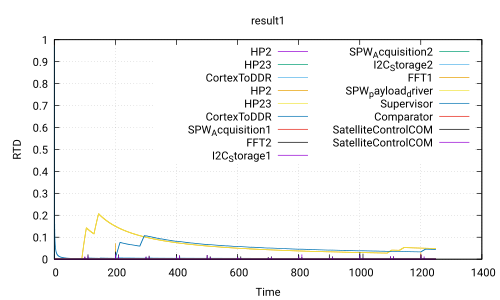

Write the gnuplot code that produced this figure.
 set title 'result1'
 set ylabel 'RTD'
 set xlabel 'Time'
 set grid
 set term pdf
 set output 'Use_case_DoubleCamera_Safety.ATIPPIC.executable280.0_40.0.pdf'
 plot 'Use_case_DoubleCamera_Safety.ATIPPIC.executable280.0_40.0.csv' using 1:2 with lines title 'HP2','Use_case_DoubleCamera_Safety.ATIPPIC.executable280.0_40.0.csv' using 1:3 with lines title 'HP23','Use_case_DoubleCamera_Safety.ATIPPIC.executable280.0_40.0.csv' using 1:4 with lines title 'CortexToDDR','Use_case_DoubleCamera_Safety.ATIPPIC.executable280.0_40.0.csv' using 1:5 with lines title 'HP2','Use_case_DoubleCamera_Safety.ATIPPIC.executable280.0_40.0.csv' using 1:6 with lines title 'HP23','Use_case_DoubleCamera_Safety.ATIPPIC.executable280.0_40.0.csv' using 1:7 with lines title 'CortexToDDR','Use_case_DoubleCamera_Safety.ATIPPIC.executable280.0_40.0.csv' using 1:8 with lines title 'SPW_Acquisition1','Use_case_DoubleCamera_Safety.ATIPPIC.executable280.0_40.0.csv' using 1:9 with lines title 'FFT2','Use_case_DoubleCamera_Safety.ATIPPIC.executable280.0_40.0.csv' using 1:10 with lines title 'I2C_Storage1','Use_case_DoubleCamera_Safety.ATIPPIC.executable280.0_40.0.csv' using 1:11 with lines title 'SPW_Acquisition2','Use_case_DoubleCamera_Safety.ATIPPIC.executable280.0_40.0.csv' using 1:12 with lines title 'I2C_Storage2','Use_case_DoubleCamera_Safety.ATIPPIC.executable280.0_40.0.csv' using 1:13 with lines title 'FFT1','Use_case_DoubleCamera_Safety.ATIPPIC.executable280.0_40.0.csv' using 1:14 with lines title 'SPW_payload_driver','Use_case_DoubleCamera_Safety.ATIPPIC.executable280.0_40.0.csv' using 1:15 with lines title 'Supervisor','Use_case_DoubleCamera_Safety.ATIPPIC.executable280.0_40.0.csv' using 1:16 with lines title 'Comparator','Use_case_DoubleCamera_Safety.ATIPPIC.executable280.0_40.0.csv' using 1:17 with lines title 'SatelliteControlCOM','Use_case_DoubleCamera_Safety.ATIPPIC.executable280.0_40.0.csv' using 1:18 with lines title 'SatelliteControlCOM'
